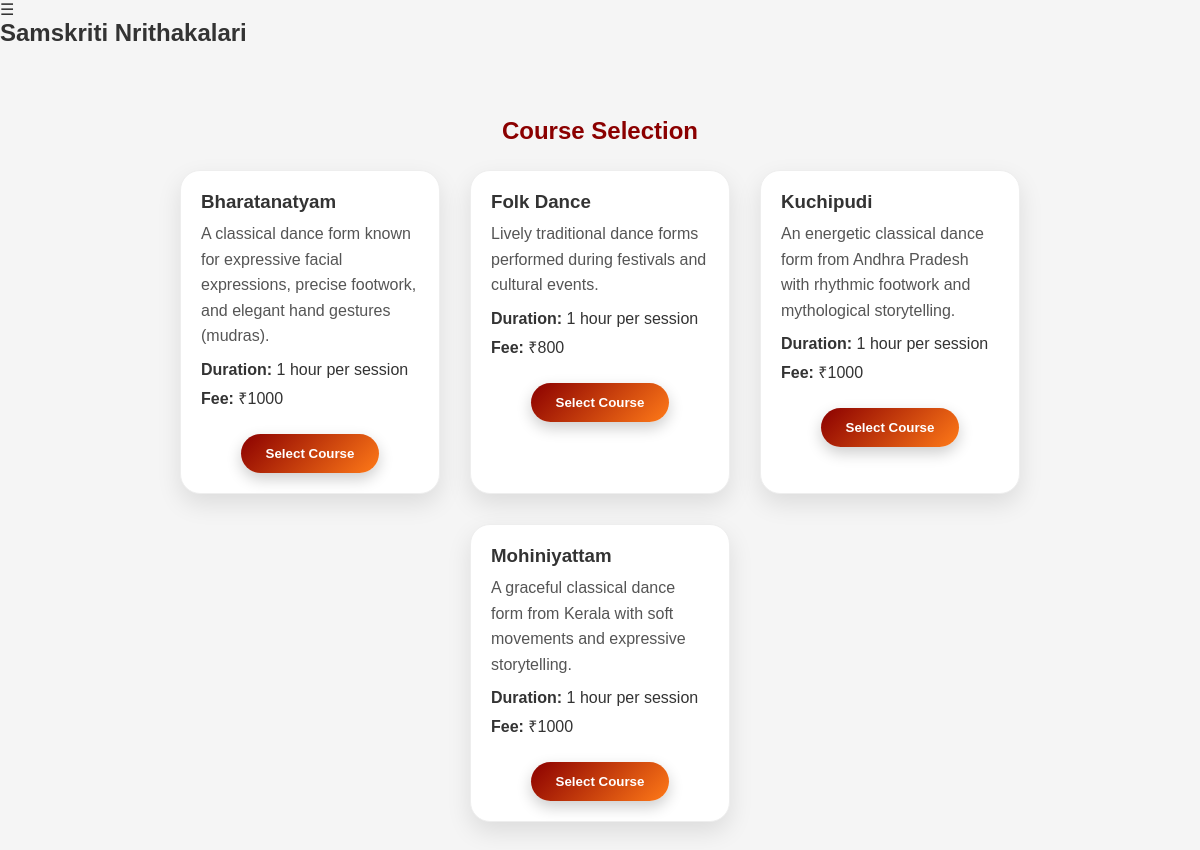
The app's page /join/course-selection/ (signed in) with its own data.
### core/models.py (models this page shows, shortened)
class Course(models.Model):
    name = models.CharField(max_length=100, default="Course")
    description = models.TextField(blank=True)
    duration = models.CharField(max_length=50, blank=True)
    fee = models.DecimalField(max_digits=10, decimal_places=0, default=1000)
    is_active = models.BooleanField(default=True)
    image = models.ImageField(upload_to="course_images/", blank=True, null=True)
    class Meta:
        ordering = ["name"]

### core/views.py (the view, shortened to what this page needs)
# urls.py: path("join/course-selection/", views.course_selection, name="course_selection"),
@login_required
def course_selection(request):
    if is_admin_user(request.user):
        return redirect("admin_dashboard")
    profile = get_profile_or_redirect(request)
    if profile is None:
        return redirect("register")
    if profile.admission_fee_paid:
        messages.info(request, "You have already completed admission. You can still change your course selection below.")
    courses = Course.objects.filter(is_active=True).order_by("name")
    selected_course = profile.selected_course
    return render(
        request,
        "course_selection.html",
        {"courses": courses, "selected_course": selected_course},
    )

### core/views.py (called while the page is built, shortened)
def is_admin_user(user):
    return bool(user and user.is_authenticated and (user.is_staff or user.is_superuser))

def get_profile_or_redirect(request):
    profile = UserProfile.objects.filter(user=request.user).first()
    if profile is not None:
        return profile

### templates/course_selection.html (shortened to what this page needs)
{% extends 'base.html' %}
{% block content %}
<div style="max-width:1100px;margin:40px auto;padding:30px;">
    <h2 style="text-align:center;color:#8B0000;margin-bottom:25px;">Course Selection</h2>
    {% if courses %}
        <div class="course-container">
            {% for course in courses %}
                <div class="course" style="padding:20px;background:white;border:1px solid #eee;border-radius:20px;">
                    <h3 style="margin-bottom:8px;">{{ course.name }}</h3>
                    {% if course.description %}
                        <p style="color:#555;line-height:1.6;margin-bottom:12px;">{{ course.description }}</p>
                    {% endif %}
                    {% if course.duration %}
                        <p><b>Duration:</b> {{ course.duration }}</p>
                    {% endif %}
                    <p style="margin-top:8px;"><b>Fee:</b> ₹{{ course.fee }}</p>
                    <form method="POST" action="{% url 'course_selection' %}" style="margin-top:15px;">
                        <button type="submit" class="select-btn">Select Course</button>
                    </form>
                </div>
            {% endfor %}
        </div>
    {% else %}
        <p style="text-align:center;color:#555;">No active courses available right now.</p>
    {% endif %}
</div>
{% endblock %}

### static/css/style.css (style rules this page uses)
* { margin: 0; padding: 0; box-sizing: border-box; }
body { font-family: 'Poppins', sans-serif; background: #f5f5f5; color: #333; }
.course-container { display: flex; justify-content: center; gap: 30px; flex-wrap: wrap; }
.course { width: 260px; background: white; border-radius: 15px; overflow: hidden; transition: 0.3s; box-shadow: 0 10px 25px rgba(0,0,0,0.1); }
.select-btn { margin-top: 12px; padding: 10px 18px; border: none; border-radius: 25px; background: linear-gradient(135deg, #8B0000, #ff7a18); color: white; font-weight: 600; cursor: pointer; transition: all 0.3s ease; box-shadow: 0 6px 15px rgba(0,0,0,0.2); }
.select-btn { display: block; margin: 25px auto 0; padding: 12px 25px; border-radius: 25px; border: none; background: linear-gradient(135deg, #8B0000, #ff7a18); color: white; font-weight: 600; cursor: pointer; }

### records on screen
Course: name "Bharatanatyam", description "A classical dance form known for expressive facial expressions, precise footwork, and elegant hand gestures (mudras).", duration "1 hour per session", fee "1000"
Course: name "Folk Dance", description "Lively traditional dance forms performed during festivals and cultural events.", duration "1 hour per session", fee "800"
Course: name "Kuchipudi", description "An energetic classical dance form from Andhra Pradesh with rhythmic footwork and mythological storytelling.", duration "1 hour per session", fee "1000"
Course: name "Mohiniyattam", description "A graceful classical dance form from Kerala with soft movements and expressive storytelling.", duration "1 hour per session", fee "1000"
